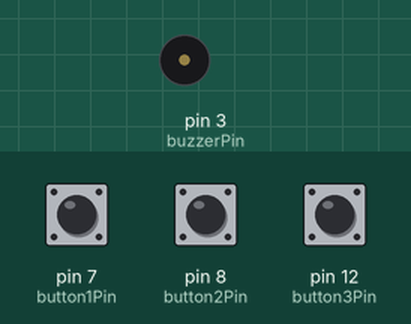
This sketch was run on a simulated Arduino Uno, built with avr-gcc and run on an emulated ATmega328P. Parts: buzzer (waves = sounding). Inputs (shaded band) come from the test bench; at power-on: pin 7 (button1Pin) HIGH, pin 8 (button2Pin) HIGH, pin 12 (button3Pin) HIGH.

Above: at 1.2 s.
1.3 s: pin 7 (button1Pin) pulled LOW for 1 s
At 1.7 s:
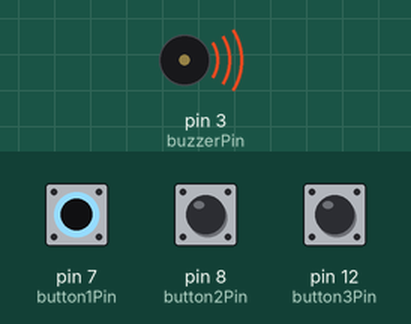
3.8 s: pin 8 (button2Pin) pulled LOW for 3.2 s
At 7.8 s:
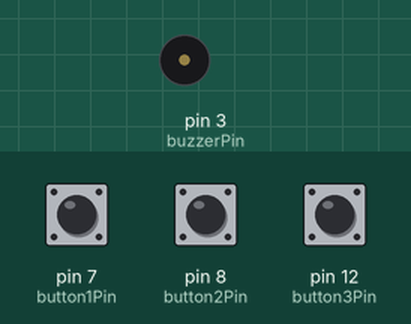
8.5 s: pin 7 (button1Pin) pulled LOW for 3.2 s
At 8.8 s:
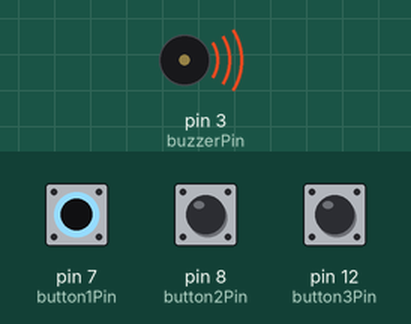
13.2 s: pin 12 (button3Pin) pulled LOW for 3.2 s
At 17.4 s:
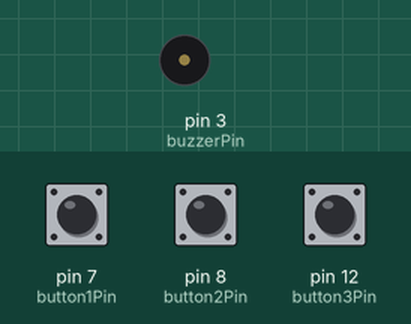
Timing chart, 0 to 18.9 s (numbered marks = the images above; inputs shaded):
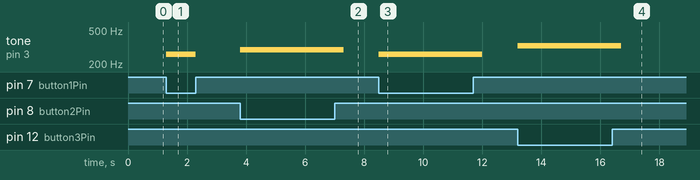

The sketch:

Piano.ino
```cpp
const int buzzerPin = 3;
const int button1Pin = 7;
const int button2Pin = 8;
const int button3Pin = 12;
const int noteC = 261;
const int noteD = 294;
const int noteE = 329;

void setup() {
  pinMode(buzzerPin, OUTPUT);
  pinMode(button1Pin, INPUT_PULLUP);
  pinMode(button2Pin, INPUT_PULLUP);
  pinMode(button3Pin, INPUT_PULLUP);
}

void loop() {
  if (digitalRead(button1Pin) == LOW) {
    playNote(noteC);
  }
  else if (digitalRead(button2Pin) == LOW) {
    playNote(noteD);
  }
  else if (digitalRead(button3Pin) == LOW) {
    playNote(noteE);
  }
}

void playNote(int note) {
  tone(buzzerPin, note);
  delay(500);
  noTone(buzzerPin);
}
```

Measured:
- after the input at 1.3 s, tone on pin 3 (buzzerPin): silent → 261 Hz at once, → silent 1.0 s later
- after the input at 3.8 s, tone on pin 3 (buzzerPin): silent → 294 Hz at once, → silent 3.5 s later
- after the input at 8.5 s, tone on pin 3 (buzzerPin): silent → 261 Hz at once, → silent 3.5 s later
- after the input at 13.2 s, tone on pin 3 (buzzerPin): silent → 329 Hz at once, → silent 3.5 s later
